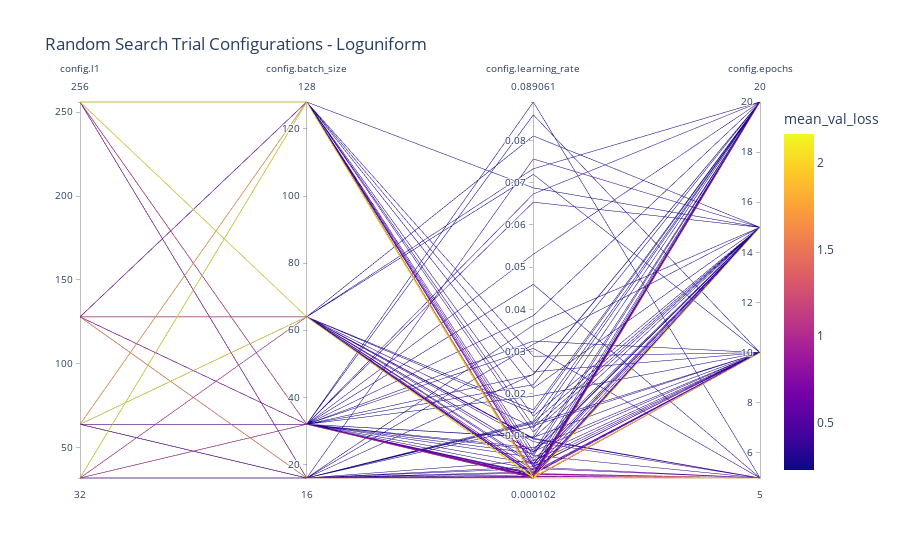

Notebook cell for this chart:
### Markdown cell above
<div style="display: flex; justify-content: space-between; align-items: center; width: 100%;">
    <span style="color: #ff6900; font-size: 25px; font-weight: bold;">Tested Configurations Overview</span>
    <span style="text-align: right; font-size: 12px;">Lena Hammerer | Luisa Ibele | Hanna Steinwender</span>
</div>


- **Random Search** provides a big picture perspective across the whole search space.
- <span style="color: #ff6900;">... why are there so many small _Learning Rate_ configurations tested?</span>

### Code cell
fig = px.parallel_coordinates(df_flat_e7_log, color="mean_val_loss",
                              title='Random Search Trial Configurations - Loguniform',
                              dimensions=['config.l1', 'config.batch_size', 'config.learning_rate',
                                          'config.epochs'], width=900)
fig.show()
